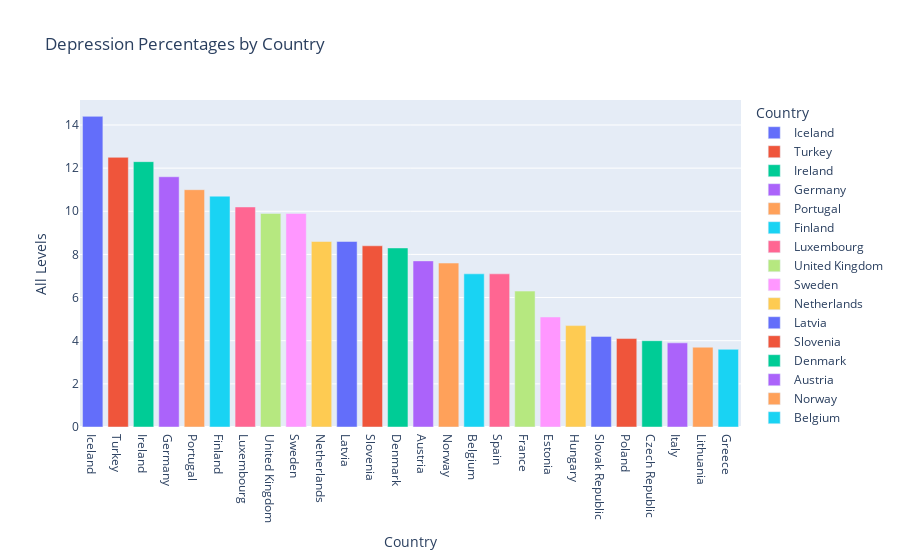

Notebook code cell kept with this figure:
### Code cell
fig = px.bar(sorted_df,x='Country', y='All Levels', color='Country', title="Depression Percentages by Country")
fig.show()

### Figure 1 — Plotly figure (JSON) as saved in the notebook; plotly's stock layout.template omitted (floating-point values rounded to 4 significant figures)
{"data": [{"alignmentgroup": "True", "hovertemplate": "Country=%{x}<br>All Levels=%{y}<extra></extra>", "legendgroup": "Iceland", "marker": {"color": "#636efa", "pattern": {"shape": ""}}, "name": "Iceland", "offsetgroup": "Iceland", "orientation": "v", "showlegend": true, "textposition": "auto", "type": "bar", "x": ["Iceland"], "xaxis": "x", "y": [14.4], "yaxis": "y"}, {"alignmentgroup": "True", "hovertemplate": "Country=%{x}<br>All Levels=%{y}<extra></extra>", "legendgroup": "Turkey", "marker": {"color": "#EF553B", "pattern": {"shape": ""}}, "name": "Turkey", "offsetgroup": "Turkey", "orientation": "v", "showlegend": true, "textposition": "auto", "type": "bar", "x": ["Turkey"], "xaxis": "x", "y": [12.5], "yaxis": "y"}, {"alignmentgroup": "True", "hovertemplate": "Country=%{x}<br>All Levels=%{y}<extra></extra>", "legendgroup": "Ireland", "marker": {"color": "#00cc96", "pattern": {"shape": ""}}, "name": "Ireland", "offsetgroup": "Ireland", "orientation": "v", "showlegend": true, "textposition": "auto", "type": "bar", "x": ["Ireland"], "xaxis": "x", "y": [12.3], "yaxis": "y"}, {"alignmentgroup": "True", "hovertemplate": "Country=%{x}<br>All Levels=%{y}<extra></extra>", "legendgroup": "Germany", "marker": {"color": "#ab63fa", "pattern": {"shape": ""}}, "name": "Germany", "offsetgroup": "Germany", "orientation": "v", "showlegend": true, "textposition": "auto", "type": "bar", "x": ["Germany"], "xaxis": "x", "y": [11.6], "yaxis": "y"}, {"alignmentgroup": "True", "hovertemplate": "Country=%{x}<br>All Levels=%{y}<extra></extra>", "legendgroup": "Portugal", "marker": {"color": "#FFA15A", "pattern": {"shape": ""}}, "name": "Portugal", "offsetgroup": "Portugal", "orientation": "v", "showlegend": true, "textposition": "auto", "type": "bar", "x": ["Portugal"], "xaxis": "x", "y": [11], "yaxis": "y"}, {"alignmentgroup": "True", "hovertemplate": "Country=%{x}<br>All Levels=%{y}<extra></extra>", "legendgroup": "Finland", "marker": {"color": "#19d3f3", "pattern": {"shape": ""}}, "name": "Finland", "offsetgroup": "Finland", "orientation": "v", "showlegend": true, "textposition": "auto", "type": "bar", "x": ["Finland"], "xaxis": "x", "y": [10.7], "yaxis": "y"}, {"alignmentgroup": "True", "hovertemplate": "Country=%{x}<br>All Levels=%{y}<extra></extra>", "legendgroup": "Luxembourg", "marker": {"color": "#FF6692", "pattern": {"shape": ""}}, "name": "Luxembourg", "offsetgroup": "Luxembourg", "orientation": "v", "showlegend": true, "textposition": "auto", "type": "bar", "x": ["Luxembourg"], "xaxis": "x", "y": [10.2], "yaxis": "y"}, {"alignmentgroup": "True", "hovertemplate": "Country=%{x}<br>All Levels=%{y}<extra></extra>", "legendgroup": "United Kingdom", "marker": {"color": "#B6E880", "pattern": {"shape": ""}}, "name": "United Kingdom", "offsetgroup": "United Kingdom", "orientation": "v", "showlegend": true, "textposition": "auto", "type": "bar", "x": ["United Kingdom"], "xaxis": "x", "y": [9.9], "yaxis": "y"}, {"alignmentgroup": "True", "hovertemplate": "Country=%{x}<br>All Levels=%{y}<extra></extra>", "legendgroup": "Sweden", "marker": {"color": "#FF97FF", "pattern": {"shape": ""}}, "name": "Sweden", "offsetgroup": "Sweden", "orientation": "v", "showlegend": true, "textposition": "auto", "type": "bar", "x": ["Sweden"], "xaxis": "x", "y": [9.9], "yaxis": "y"}, {"alignmentgroup": "True", "hovertemplate": "Country=%{x}<br>All Levels=%{y}<extra></extra>", "legendgroup": "Netherlands", "marker": {"color": "#FECB52", "pattern": {"shape": ""}}, "name": "Netherlands", "offsetgroup": "Netherlands", "orientation": "v", "showlegend": true, "textposition": "auto", "type": "bar", "x": ["Netherlands"], "xaxis": "x", "y": [8.6], "yaxis": "y"}, {"alignmentgroup": "True", "hovertemplate": "Country=%{x}<br>All Levels=%{y}<extra></extra>", "legendgroup": "Latvia", "marker": {"color": "#636efa", "pattern": {"shape": ""}}, "name": "Latvia", "offsetgroup": "Latvia", "orientation": "v", "showlegend": true, "textposition": "auto", "type": "bar", "x": ["Latvia"], "xaxis": "x", "y": [8.6], "yaxis": "y"}, {"alignmentgroup": "True", "hovertemplate": "Country=%{x}<br>All Levels=%{y}<extra></extra>", "legendgroup": "Slovenia", "marker": {"color": "#EF553B", "pattern": {"shape": ""}}, "name": "Slovenia", "offsetgroup": "Slovenia", "orientation": "v", "showlegend": true, "textposition": "auto", "type": "bar", "x": ["Slovenia"], "xaxis": "x", "y": [8.4], "yaxis": "y"}, {"alignmentgroup": "True", "hovertemplate": "Country=%{x}<br>All Levels=%{y}<extra></extra>", "legendgroup": "Denmark", "marker": {"color": "#00cc96", "pattern": {"shape": ""}}, "name": "Denmark", "offsetgroup": "Denmark", "orientation": "v", "showlegend": true, "textposition": "auto", "type": "bar", "x": ["Denmark"], "xaxis": "x", "y": [8.3], "yaxis": "y"}, {"alignmentgroup": "True", "hovertemplate": "Country=%{x}<br>All Levels=%{y}<extra></extra>", "legendgroup": "Austria", "marker": {"color": "#ab63fa", "pattern": {"shape": ""}}, "name": "Austria", "offsetgroup": "Austria", "orientation": "v", "showlegend": true, "textposition": "auto", "type": "bar", "x": ["Austria"], "xaxis": "x", "y": [7.7], "yaxis": "y"}, {"alignmentgroup": "True", "hovertemplate": "Country=%{x}<br>All Levels=%{y}<extra></extra>", "legendgroup": "Norway", "marker": {"color": "#FFA15A", "pattern": {"shape": ""}}, "name": "Norway", "offsetgroup": "Norway", "orientation": "v", "showlegend": true, "textposition": "auto", "type": "bar", "x": ["Norway"], "xaxis": "x", "y": [7.6], "yaxis": "y"}, {"alignmentgroup": "True", "hovertemplate": "Country=%{x}<br>All Levels=%{y}<extra></extra>", "legendgroup": "Belgium", "marker": {"color": "#19d3f3", "pattern": {"shape": ""}}, "name": "Belgium", "offsetgroup": "Belgium", "orientation": "v", "showlegend": true, "textposition": "auto", "type": "bar", "x": ["Belgium"], "xaxis": "x", "y": [7.1], "yaxis": "y"}, {"alignmentgroup": "True", "hovertemplate": "Country=%{x}<br>All Levels=%{y}<extra></extra>", "legendgroup": "Spain", "marker": {"color": "#FF6692", "pattern": {"shape": ""}}, "name": "Spain", "offsetgroup": "Spain", "orientation": "v", "showlegend": true, "textposition": "auto", "type": "bar", "x": ["Spain"], "xaxis": "x", "y": [7.1], "yaxis": "y"}, {"alignmentgroup": "True", "hovertemplate": "Country=%{x}<br>All Levels=%{y}<extra></extra>", "legendgroup": "France", "marker": {"color": "#B6E880", "pattern": {"shape": ""}}, "name": "France", "offsetgroup": "France", "orientation": "v", "showlegend": true, "textposition": "auto", "type": "bar", "x": ["France"], "xaxis": "x", "y": [6.3], "yaxis": "y"}, {"alignmentgroup": "True", "hovertemplate": "Country=%{x}<br>All Levels=%{y}<extra></extra>", "legendgroup": "Estonia", "marker": {"color": "#FF97FF", "pattern": {"shape": ""}}, "name": "Estonia", "offsetgroup": "Estonia", "orientation": "v", "showlegend": true, "textposition": "auto", "type": "bar", "x": ["Estonia"], "xaxis": "x", "y": [5.1], "yaxis": "y"}, {"alignmentgroup": "True", "hovertemplate": "Country=%{x}<br>All Levels=%{y}<extra></extra>", "legendgroup": "Hungary", "marker": {"color": "#FECB52", "pattern": {"shape": ""}}, "name": "Hungary", "offsetgroup": "Hungary", "orientation": "v", "showlegend": true, "textposition": "auto", "type": "bar", "x": ["Hungary"], "xaxis": "x", "y": [4.7], "yaxis": "y"}, {"alignmentgroup": "True", "hovertemplate": "Country=%{x}<br>All Levels=%{y}<extra></extra>", "legendgroup": "Slovak Republic", "marker": {"color": "#636efa", "pattern": {"shape": ""}}, "name": "Slovak Republic", "offsetgroup": "Slovak Republic", "orientation": "v", "showlegend": true, "textposition": "auto", "type": "bar", "x": ["Slovak Republic"], "xaxis": "x", "y": [4.2], "yaxis": "y"}, {"alignmentgroup": "True", "hovertemplate": "Country=%{x}<br>All Levels=%{y}<extra></extra>", "legendgroup": "Poland", "marker": {"color": "#EF553B", "pattern": {"shape": ""}}, "name": "Poland", "offsetgroup": "Poland", "orientation": "v", "showlegend": true, "textposition": "auto", "type": "bar", "x": ["Poland"], "xaxis": "x", "y": [4.1], "yaxis": "y"}, {"alignmentgroup": "True", "hovertemplate": "Country=%{x}<br>All Levels=%{y}<extra></extra>", "legendgroup": "Czech Republic", "marker": {"color": "#00cc96", "pattern": {"shape": ""}}, "name": "Czech Republic", "offsetgroup": "Czech Republic", "orientation": "v", "showlegend": true, "textposition": "auto", "type": "bar", "x": ["Czech Republic"], "xaxis": "x", "y": [4], "yaxis": "y"}, {"alignmentgroup": "True", "hovertemplate": "Country=%{x}<br>All Levels=%{y}<extra></extra>", "legendgroup": "Italy", "marker": {"color": "#ab63fa", "pattern": {"shape": ""}}, "name": "Italy", "offsetgroup": "Italy", "orientation": "v", "showlegend": true, "textposition": "auto", "type": "bar", "x": ["Italy"], "xaxis": "x", "y": [3.9], "yaxis": "y"}, {"alignmentgroup": "True", "hovertemplate": "Country=%{x}<br>All Levels=%{y}<extra></extra>", "legendgroup": "Lithuania", "marker": {"color": "#FFA15A", "pattern": {"shape": ""}}, "name": "Lithuania", "offsetgroup": "Lithuania", "orientation": "v", "showlegend": true, "textposition": "auto", "type": "bar", "x": ["Lithuania"], "xaxis": "x", "y": [3.7], "yaxis": "y"}, {"alignmentgroup": "True", "hovertemplate": "Country=%{x}<br>All Levels=%{y}<extra></extra>", "legendgroup": "Greece", "marker": {"color": "#19d3f3", "pattern": {"shape": ""}}, "name": "Greece", "offsetgroup": "Greece", "orientation": "v", "showlegend": true, "textposition": "auto", "type": "bar", "x": ["Greece"], "xaxis": "x", "y": [3.6], "yaxis": "y"}], "layout": {"barmode": "relative", "legend": {"title": {"text": "Country"}, "tracegroupgap": 0}, "title": {"text": "Depression Percentages by Country"}, "xaxis": {"anchor": "y", "categoryarray": ["Iceland", "Turkey", "Ireland", "Germany", "Portugal", "Finland", "Luxembourg", "United Kingdom", "Sweden", "Netherlands", "Latvia", "Slovenia", "Denmark", "Austria", "Norway", "Belgium", "Spain", "France", "Estonia", "Hungary", "Slovak Republic", "Poland", "Czech Republic", "Italy", "Lithuania", "Greece"], "categoryorder": "array", "domain": [0, 1], "title": {"text": "Country"}}, "yaxis": {"anchor": "x", "domain": [0, 1], "title": {"text": "All Levels"}}}}
